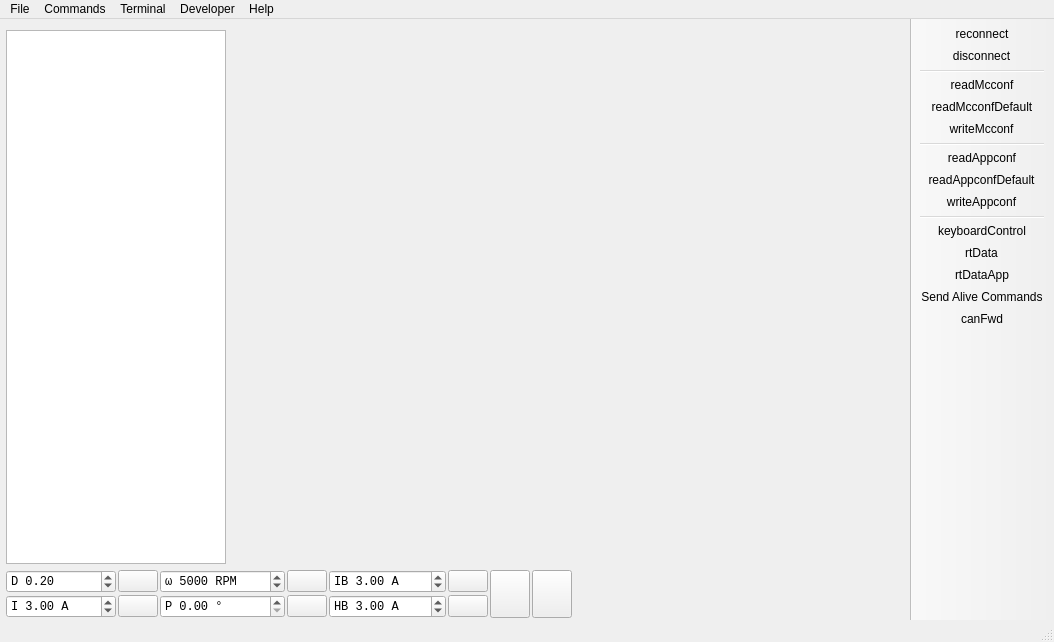
<?xml version="1.0" encoding="UTF-8"?>
<ui version="4.0">
 <class>MainWindow</class>
 <widget class="QMainWindow" name="MainWindow">
  <property name="geometry">
   <rect>
    <x>0</x>
    <y>0</y>
    <width>1054</width>
    <height>642</height>
   </rect>
  </property>
  <property name="windowTitle">
   <string>ESC Tool</string>
  </property>
  <widget class="QWidget" name="centralWidget">
   <layout class="QVBoxLayout" name="verticalLayout" stretch="1,0">
    <property name="leftMargin">
     <number>6</number>
    </property>
    <property name="bottomMargin">
     <number>2</number>
    </property>
    <item>
     <layout class="QHBoxLayout" name="horizontalLayout" stretch="0,1">
      <item>
       <layout class="QVBoxLayout" name="verticalLayout_2">
        <item>
         <widget class="QListWidget" name="pageList">
          <property name="minimumSize">
           <size>
            <width>220</width>
            <height>0</height>
           </size>
          </property>
          <property name="maximumSize">
           <size>
            <width>220</width>
            <height>16777215</height>
           </size>
          </property>
          <property name="editTriggers">
           <set>QAbstractItemView::NoEditTriggers</set>
          </property>
          <property name="selectionBehavior">
           <enum>QAbstractItemView::SelectRows</enum>
          </property>
         </widget>
        </item>
       </layout>
      </item>
      <item>
       <widget class="QStackedWidget" name="pageWidget">
        <property name="currentIndex">
         <number>-1</number>
        </property>
       </widget>
      </item>
     </layout>
    </item>
    <item>
     <layout class="QGridLayout" name="gridLayout_3">
      <property name="spacing">
       <number>2</number>
      </property>
      <item row="1" column="8">
       <widget class="DisplayBar" name="dispCurrent" native="true">
        <property name="sizePolicy">
         <sizepolicy hsizetype="MinimumExpanding" vsizetype="Preferred">
          <horstretch>0</horstretch>
          <verstretch>0</verstretch>
         </sizepolicy>
        </property>
        <property name="minimumSize">
         <size>
          <width>150</width>
          <height>0</height>
         </size>
        </property>
       </widget>
      </item>
      <item row="0" column="8">
       <widget class="DisplayBar" name="dispDuty" native="true">
        <property name="sizePolicy">
         <sizepolicy hsizetype="MinimumExpanding" vsizetype="Preferred">
          <horstretch>0</horstretch>
          <verstretch>0</verstretch>
         </sizepolicy>
        </property>
        <property name="minimumSize">
         <size>
          <width>150</width>
          <height>0</height>
         </size>
        </property>
       </widget>
      </item>
      <item row="0" column="6" rowspan="2">
       <widget class="QPushButton" name="fullBrakeButton">
        <property name="sizePolicy">
         <sizepolicy hsizetype="Fixed" vsizetype="MinimumExpanding">
          <horstretch>0</horstretch>
          <verstretch>0</verstretch>
         </sizepolicy>
        </property>
        <property name="toolTip">
         <string>Full brake</string>
        </property>
        <property name="text">
         <string/>
        </property>
        <property name="icon">
         <iconset resource="res.qrc">
          <normaloff>:/res/icons/Anchor-96.png</normaloff>:/res/icons/Anchor-96.png</iconset>
        </property>
        <property name="iconSize">
         <size>
          <width>40</width>
          <height>40</height>
         </size>
        </property>
        <property name="autoDefault">
         <bool>false</bool>
        </property>
        <property name="default">
         <bool>false</bool>
        </property>
        <property name="flat">
         <bool>false</bool>
        </property>
       </widget>
      </item>
      <item row="1" column="4">
       <widget class="QDoubleSpinBox" name="handbrakeBox">
        <property name="font">
         <font>
          <family>Monospace</family>
         </font>
        </property>
        <property name="toolTip">
         <string>Handbrake current</string>
        </property>
        <property name="prefix">
         <string>HB </string>
        </property>
        <property name="suffix">
         <string> A</string>
        </property>
        <property name="minimum">
         <double>-500.000000000000000</double>
        </property>
        <property name="maximum">
         <double>500.000000000000000</double>
        </property>
        <property name="singleStep">
         <double>0.500000000000000</double>
        </property>
        <property name="value">
         <double>3.000000000000000</double>
        </property>
       </widget>
      </item>
      <item row="1" column="5">
       <widget class="QPushButton" name="handbrakeButton">
        <property name="toolTip">
         <string>Handbrake current</string>
        </property>
        <property name="text">
         <string/>
        </property>
        <property name="icon">
         <iconset resource="res.qrc">
          <normaloff>:/res/icons/Brake Warning-96.png</normaloff>:/res/icons/Brake Warning-96.png</iconset>
        </property>
       </widget>
      </item>
      <item row="1" column="0">
       <widget class="QDoubleSpinBox" name="currentBox">
        <property name="font">
         <font>
          <family>Monospace</family>
         </font>
        </property>
        <property name="toolTip">
         <string>Current</string>
        </property>
        <property name="frame">
         <bool>true</bool>
        </property>
        <property name="prefix">
         <string>I </string>
        </property>
        <property name="suffix">
         <string> A</string>
        </property>
        <property name="minimum">
         <double>-500.000000000000000</double>
        </property>
        <property name="maximum">
         <double>500.000000000000000</double>
        </property>
        <property name="singleStep">
         <double>0.500000000000000</double>
        </property>
        <property name="value">
         <double>3.000000000000000</double>
        </property>
       </widget>
      </item>
      <item row="0" column="2">
       <widget class="QDoubleSpinBox" name="speedBox">
        <property name="font">
         <font>
          <family>Monospace</family>
         </font>
        </property>
        <property name="toolTip">
         <string>Speed</string>
        </property>
        <property name="prefix">
         <string>ω </string>
        </property>
        <property name="suffix">
         <string> RPM</string>
        </property>
        <property name="decimals">
         <number>0</number>
        </property>
        <property name="minimum">
         <double>-400000.000000000000000</double>
        </property>
        <property name="maximum">
         <double>400000.000000000000000</double>
        </property>
        <property name="singleStep">
         <double>100.000000000000000</double>
        </property>
        <property name="value">
         <double>5000.000000000000000</double>
        </property>
       </widget>
      </item>
      <item row="0" column="1">
       <widget class="QPushButton" name="dutyButton">
        <property name="toolTip">
         <string>Duty cycle</string>
        </property>
        <property name="text">
         <string/>
        </property>
        <property name="icon">
         <iconset resource="res.qrc">
          <normaloff>:/res/icons/Circled Play-96.png</normaloff>:/res/icons/Circled Play-96.png</iconset>
        </property>
        <property name="flat">
         <bool>false</bool>
        </property>
       </widget>
      </item>
      <item row="1" column="2">
       <widget class="QDoubleSpinBox" name="posBox">
        <property name="font">
         <font>
          <family>Monospace</family>
         </font>
        </property>
        <property name="toolTip">
         <string>Position</string>
        </property>
        <property name="prefix">
         <string>P </string>
        </property>
        <property name="suffix">
         <string> °</string>
        </property>
        <property name="maximum">
         <double>360.000000000000000</double>
        </property>
        <property name="singleStep">
         <double>10.000000000000000</double>
        </property>
        <property name="value">
         <double>0.000000000000000</double>
        </property>
       </widget>
      </item>
      <item row="1" column="3">
       <widget class="QPushButton" name="posButton">
        <property name="toolTip">
         <string>Position</string>
        </property>
        <property name="text">
         <string/>
        </property>
        <property name="icon">
         <iconset resource="res.qrc">
          <normaloff>:/res/icons/Circled Play-96.png</normaloff>:/res/icons/Circled Play-96.png</iconset>
        </property>
       </widget>
      </item>
      <item row="0" column="7" rowspan="2">
       <widget class="QPushButton" name="stopButton">
        <property name="sizePolicy">
         <sizepolicy hsizetype="Fixed" vsizetype="MinimumExpanding">
          <horstretch>0</horstretch>
          <verstretch>0</verstretch>
         </sizepolicy>
        </property>
        <property name="toolTip">
         <string>Switch off</string>
        </property>
        <property name="text">
         <string/>
        </property>
        <property name="icon">
         <iconset resource="res.qrc">
          <normaloff>:/res/icons/Stop Sign-96.png</normaloff>:/res/icons/Stop Sign-96.png</iconset>
        </property>
        <property name="iconSize">
         <size>
          <width>40</width>
          <height>40</height>
         </size>
        </property>
        <property name="shortcut">
         <string>Esc</string>
        </property>
       </widget>
      </item>
      <item row="0" column="3">
       <widget class="QPushButton" name="speedButton">
        <property name="toolTip">
         <string>Speed</string>
        </property>
        <property name="text">
         <string/>
        </property>
        <property name="icon">
         <iconset resource="res.qrc">
          <normaloff>:/res/icons/Circled Play-96.png</normaloff>:/res/icons/Circled Play-96.png</iconset>
        </property>
       </widget>
      </item>
      <item row="1" column="1">
       <widget class="QPushButton" name="currentButton">
        <property name="toolTip">
         <string>Current</string>
        </property>
        <property name="text">
         <string/>
        </property>
        <property name="icon">
         <iconset resource="res.qrc">
          <normaloff>:/res/icons/Circled Play-96.png</normaloff>:/res/icons/Circled Play-96.png</iconset>
        </property>
       </widget>
      </item>
      <item row="0" column="4">
       <widget class="QDoubleSpinBox" name="brakeCurrentBox">
        <property name="font">
         <font>
          <family>Monospace</family>
         </font>
        </property>
        <property name="toolTip">
         <string>Brake current</string>
        </property>
        <property name="prefix">
         <string>IB </string>
        </property>
        <property name="suffix">
         <string> A</string>
        </property>
        <property name="minimum">
         <double>-500.000000000000000</double>
        </property>
        <property name="maximum">
         <double>500.000000000000000</double>
        </property>
        <property name="singleStep">
         <double>0.500000000000000</double>
        </property>
        <property name="value">
         <double>3.000000000000000</double>
        </property>
       </widget>
      </item>
      <item row="0" column="5">
       <widget class="QPushButton" name="brakeCurrentButton">
        <property name="toolTip">
         <string>Brake current</string>
        </property>
        <property name="text">
         <string/>
        </property>
        <property name="icon">
         <iconset resource="res.qrc">
          <normaloff>:/res/icons/Brake Warning-96.png</normaloff>:/res/icons/Brake Warning-96.png</iconset>
        </property>
       </widget>
      </item>
      <item row="0" column="0">
       <widget class="QDoubleSpinBox" name="dutyBox">
        <property name="font">
         <font>
          <family>Monospace</family>
         </font>
        </property>
        <property name="toolTip">
         <string>Duty cycle</string>
        </property>
        <property name="wrapping">
         <bool>false</bool>
        </property>
        <property name="frame">
         <bool>true</bool>
        </property>
        <property name="prefix">
         <string>D </string>
        </property>
        <property name="minimum">
         <double>-1.000000000000000</double>
        </property>
        <property name="maximum">
         <double>1.000000000000000</double>
        </property>
        <property name="singleStep">
         <double>0.010000000000000</double>
        </property>
        <property name="value">
         <double>0.200000000000000</double>
        </property>
       </widget>
      </item>
     </layout>
    </item>
   </layout>
  </widget>
  <widget class="QMenuBar" name="menuBar">
   <property name="geometry">
    <rect>
     <x>0</x>
     <y>0</y>
     <width>1054</width>
     <height>22</height>
    </rect>
   </property>
   <widget class="QMenu" name="menuFile">
    <property name="title">
     <string>File</string>
    </property>
    <addaction name="actionSaveMotorConfXml"/>
    <addaction name="actionLoadMotorConfXml"/>
    <addaction name="separator"/>
    <addaction name="actionSaveAppconfXml"/>
    <addaction name="actionLoadAppconfXml"/>
    <addaction name="separator"/>
    <addaction name="actionSaveMotorConfigurationHeader"/>
    <addaction name="actionSaveMotorConfigurationHeaderWrap"/>
    <addaction name="separator"/>
    <addaction name="actionSaveAppConfigurationHeader"/>
    <addaction name="actionSaveAppConfigurationHeaderWrap"/>
    <addaction name="separator"/>
    <addaction name="actionExit"/>
   </widget>
   <widget class="QMenu" name="menuHelp">
    <property name="title">
     <string>Help</string>
    </property>
    <addaction name="actionMotorSetupWizard"/>
    <addaction name="actionAppSetupWizard"/>
    <addaction name="separator"/>
    <addaction name="actionESCToolChangelog"/>
    <addaction name="actionFirmwareChangelog"/>
    <addaction name="separator"/>
    <addaction name="actionAbout"/>
    <addaction name="actionLibrariesUsed"/>
    <addaction name="actionAboutQt"/>
    <addaction name="separator"/>
    <addaction name="actionSafetyInformation"/>
    <addaction name="actionWarrantyStatement"/>
    <addaction name="actionLicense"/>
   </widget>
   <widget class="QMenu" name="menuTools">
    <property name="title">
     <string>Developer</string>
    </property>
    <addaction name="actionParameterEditorMcconf"/>
    <addaction name="actionParameterEditorAppconf"/>
    <addaction name="actionParameterEditorInfo"/>
   </widget>
   <widget class="QMenu" name="menuTerminal">
    <property name="title">
     <string>Terminal</string>
    </property>
    <addaction name="actionTerminalShowHelp"/>
    <addaction name="actionTerminalPrintFaults"/>
    <addaction name="actionTerminalPrintThreads"/>
    <addaction name="separator"/>
    <addaction name="actionTerminalDRV8301ResetLatchedFaults"/>
    <addaction name="separator"/>
    <addaction name="actionTerminalClear"/>
   </widget>
   <widget class="QMenu" name="menuCommands">
    <property name="title">
     <string>Commands</string>
    </property>
    <addaction name="actionReboot"/>
   </widget>
   <addaction name="menuFile"/>
   <addaction name="menuCommands"/>
   <addaction name="menuTerminal"/>
   <addaction name="menuTools"/>
   <addaction name="menuHelp"/>
  </widget>
  <widget class="QToolBar" name="mainToolBar">
   <property name="movable">
    <bool>false</bool>
   </property>
   <property name="iconSize">
    <size>
     <width>24</width>
     <height>24</height>
    </size>
   </property>
   <property name="toolButtonStyle">
    <enum>Qt::ToolButtonIconOnly</enum>
   </property>
   <property name="floatable">
    <bool>false</bool>
   </property>
   <attribute name="toolBarArea">
    <enum>RightToolBarArea</enum>
   </attribute>
   <attribute name="toolBarBreak">
    <bool>false</bool>
   </attribute>
   <addaction name="actionReconnect"/>
   <addaction name="actionDisconnect"/>
   <addaction name="separator"/>
   <addaction name="actionReadMcconf"/>
   <addaction name="actionReadMcconfDefault"/>
   <addaction name="actionWriteMcconf"/>
   <addaction name="separator"/>
   <addaction name="actionReadAppconf"/>
   <addaction name="actionReadAppconfDefault"/>
   <addaction name="actionWriteAppconf"/>
   <addaction name="separator"/>
   <addaction name="actionKeyboardControl"/>
   <addaction name="actionRtData"/>
   <addaction name="actionRtDataApp"/>
   <addaction name="actionSendAlive"/>
   <addaction name="actionCanFwd"/>
  </widget>
  <widget class="QStatusBar" name="statusBar"/>
  <action name="actionReadMcconf">
   <property name="icon">
    <iconset resource="res.qrc">
     <normaloff>:/res/icons/motor_up.png</normaloff>:/res/icons/motor_up.png</iconset>
   </property>
   <property name="text">
    <string>readMcconf</string>
   </property>
   <property name="toolTip">
    <string>Read motor Configuration</string>
   </property>
  </action>
  <action name="actionReadMcconfDefault">
   <property name="icon">
    <iconset resource="res.qrc">
     <normaloff>:/res/icons/motor_default.png</normaloff>:/res/icons/motor_default.png</iconset>
   </property>
   <property name="text">
    <string>readMcconfDefault</string>
   </property>
   <property name="toolTip">
    <string>Read default motor configuration</string>
   </property>
  </action>
  <action name="actionWriteMcconf">
   <property name="icon">
    <iconset resource="res.qrc">
     <normaloff>:/res/icons/motor_down.png</normaloff>:/res/icons/motor_down.png</iconset>
   </property>
   <property name="text">
    <string>writeMcconf</string>
   </property>
   <property name="toolTip">
    <string>Write motor configuration</string>
   </property>
  </action>
  <action name="actionSaveMotorConfXml">
   <property name="icon">
    <iconset resource="res.qrc">
     <normaloff>:/res/icons/Save as-96.png</normaloff>:/res/icons/Save as-96.png</iconset>
   </property>
   <property name="text">
    <string>Save Motor Configuration XML as...</string>
   </property>
  </action>
  <action name="actionLoadMotorConfXml">
   <property name="icon">
    <iconset resource="res.qrc">
     <normaloff>:/res/icons/Open Folder-96.png</normaloff>:/res/icons/Open Folder-96.png</iconset>
   </property>
   <property name="text">
    <string>Load Motor Configuration XML</string>
   </property>
  </action>
  <action name="actionDisconnect">
   <property name="icon">
    <iconset resource="res.qrc">
     <normaloff>:/res/icons/Disconnected-96.png</normaloff>:/res/icons/Disconnected-96.png</iconset>
   </property>
   <property name="text">
    <string>disconnect</string>
   </property>
   <property name="toolTip">
    <string>Disconnect</string>
   </property>
  </action>
  <action name="actionReboot">
   <property name="icon">
    <iconset resource="res.qrc">
     <normaloff>:/res/icons/Restart-96.png</normaloff>:/res/icons/Restart-96.png</iconset>
   </property>
   <property name="text">
    <string>Reboot</string>
   </property>
   <property name="toolTip">
    <string>Reboot</string>
   </property>
  </action>
  <action name="actionCanFwd">
   <property name="checkable">
    <bool>true</bool>
   </property>
   <property name="icon">
    <iconset resource="res.qrc">
     <normaloff>:/res/icons/can_off.png</normaloff>
     <normalon>:/res/icons/can_on.png</normalon>:/res/icons/can_off.png</iconset>
   </property>
   <property name="text">
    <string>canFwd</string>
   </property>
   <property name="toolTip">
    <string>Forward communication over CAN-bus</string>
   </property>
  </action>
  <action name="actionReconnect">
   <property name="icon">
    <iconset resource="res.qrc">
     <normaloff>:/res/icons/Connected-96.png</normaloff>:/res/icons/Connected-96.png</iconset>
   </property>
   <property name="text">
    <string>reconnect</string>
   </property>
   <property name="toolTip">
    <string>Reconnect last connection</string>
   </property>
  </action>
  <action name="actionRtData">
   <property name="checkable">
    <bool>true</bool>
   </property>
   <property name="icon">
    <iconset resource="res.qrc">
     <normaloff>:/res/icons/rt_off.png</normaloff>
     <normalon>:/res/icons/rt_on.png</normalon>:/res/icons/rt_off.png</iconset>
   </property>
   <property name="text">
    <string>rtData</string>
   </property>
   <property name="toolTip">
    <string>Stream realtime data</string>
   </property>
  </action>
  <action name="actionReadAppconf">
   <property name="icon">
    <iconset resource="res.qrc">
     <normaloff>:/res/icons/app_up.png</normaloff>:/res/icons/app_up.png</iconset>
   </property>
   <property name="text">
    <string>readAppconf</string>
   </property>
   <property name="toolTip">
    <string>Read app configuration</string>
   </property>
  </action>
  <action name="actionReadAppconfDefault">
   <property name="icon">
    <iconset resource="res.qrc">
     <normaloff>:/res/icons/app_default.png</normaloff>:/res/icons/app_default.png</iconset>
   </property>
   <property name="text">
    <string>readAppconfDefault</string>
   </property>
   <property name="toolTip">
    <string>Read default app configuration</string>
   </property>
  </action>
  <action name="actionWriteAppconf">
   <property name="icon">
    <iconset resource="res.qrc">
     <normaloff>:/res/icons/app_down.png</normaloff>:/res/icons/app_down.png</iconset>
   </property>
   <property name="text">
    <string>writeAppconf</string>
   </property>
   <property name="toolTip">
    <string>Write app configuration</string>
   </property>
  </action>
  <action name="actionSaveAppconfXml">
   <property name="icon">
    <iconset resource="res.qrc">
     <normaloff>:/res/icons/Save as-96.png</normaloff>:/res/icons/Save as-96.png</iconset>
   </property>
   <property name="text">
    <string>Save App Configuration XML as...</string>
   </property>
  </action>
  <action name="actionLoadAppconfXml">
   <property name="icon">
    <iconset resource="res.qrc">
     <normaloff>:/res/icons/Open Folder-96.png</normaloff>:/res/icons/Open Folder-96.png</iconset>
   </property>
   <property name="text">
    <string>Load App Configuration XML</string>
   </property>
  </action>
  <action name="actionExit">
   <property name="icon">
    <iconset resource="res.qrc">
     <normaloff>:/res/icons/Shutdown-96.png</normaloff>:/res/icons/Shutdown-96.png</iconset>
   </property>
   <property name="text">
    <string>Exit</string>
   </property>
  </action>
  <action name="actionAbout">
   <property name="icon">
    <iconset resource="res.qrc">
     <normaloff>:/res/icons/About-96.png</normaloff>:/res/icons/About-96.png</iconset>
   </property>
   <property name="text">
    <string>About ESC Tool</string>
   </property>
  </action>
  <action name="actionKeyboardControl">
   <property name="checkable">
    <bool>true</bool>
   </property>
   <property name="icon">
    <iconset resource="res.qrc">
     <normaloff>:/res/icons/keys_off.png</normaloff>
     <normalon>:/res/icons/keys_on.png</normalon>:/res/icons/keys_off.png</iconset>
   </property>
   <property name="text">
    <string>keyboardControl</string>
   </property>
   <property name="toolTip">
    <string>Use arrow keys to control motor</string>
   </property>
  </action>
  <action name="actionParameterEditorMcconf">
   <property name="icon">
    <iconset resource="res.qrc">
     <normaloff>:/res/icons/Horizontal Settings Mixer-96.png</normaloff>:/res/icons/Horizontal Settings Mixer-96.png</iconset>
   </property>
   <property name="text">
    <string>Parameter Editor Mcconf</string>
   </property>
  </action>
  <action name="actionParameterEditorAppconf">
   <property name="icon">
    <iconset resource="res.qrc">
     <normaloff>:/res/icons/Horizontal Settings Mixer-96.png</normaloff>:/res/icons/Horizontal Settings Mixer-96.png</iconset>
   </property>
   <property name="text">
    <string>Parameter Editor Appconf</string>
   </property>
  </action>
  <action name="actionSaveAppConfigurationHeader">
   <property name="icon">
    <iconset resource="res.qrc">
     <normaloff>:/res/icons/Save as-96.png</normaloff>:/res/icons/Save as-96.png</iconset>
   </property>
   <property name="text">
    <string>Save App Configuration C Header as...</string>
   </property>
  </action>
  <action name="actionSaveMotorConfigurationHeader">
   <property name="icon">
    <iconset resource="res.qrc">
     <normaloff>:/res/icons/Save as-96.png</normaloff>:/res/icons/Save as-96.png</iconset>
   </property>
   <property name="text">
    <string>Save Motor Configuration C Header as...</string>
   </property>
  </action>
  <action name="actionSaveAppConfigurationHeaderWrap">
   <property name="icon">
    <iconset resource="res.qrc">
     <normaloff>:/res/icons/Save as-96.png</normaloff>:/res/icons/Save as-96.png</iconset>
   </property>
   <property name="text">
    <string>Save App Configuration C Header (ifdef wrapped) as...</string>
   </property>
  </action>
  <action name="actionSaveMotorConfigurationHeaderWrap">
   <property name="icon">
    <iconset resource="res.qrc">
     <normaloff>:/res/icons/Save as-96.png</normaloff>:/res/icons/Save as-96.png</iconset>
   </property>
   <property name="text">
    <string>Save Motor Configuration C Header (ifdef wrapped) as...</string>
   </property>
  </action>
  <action name="actionRtDataApp">
   <property name="checkable">
    <bool>true</bool>
   </property>
   <property name="icon">
    <iconset resource="res.qrc">
     <normaloff>:/res/icons/rt_app_off.png</normaloff>
     <normalon>:/res/icons/rt_app_on.png</normalon>:/res/icons/rt_app_off.png</iconset>
   </property>
   <property name="text">
    <string>rtDataApp</string>
   </property>
   <property name="toolTip">
    <string>Stream realtime app data</string>
   </property>
  </action>
  <action name="actionTerminalPrintFaults">
   <property name="icon">
    <iconset resource="res.qrc">
     <normaloff>:/res/icons/Console-96.png</normaloff>:/res/icons/Console-96.png</iconset>
   </property>
   <property name="text">
    <string>Print Faults</string>
   </property>
   <property name="toolTip">
    <string>Print Faults</string>
   </property>
  </action>
  <action name="actionTerminalShowHelp">
   <property name="icon">
    <iconset resource="res.qrc">
     <normaloff>:/res/icons/Help-96.png</normaloff>:/res/icons/Help-96.png</iconset>
   </property>
   <property name="text">
    <string>Show Help</string>
   </property>
  </action>
  <action name="actionTerminalClear">
   <property name="icon">
    <iconset resource="res.qrc">
     <normaloff>:/res/icons/Delete-96.png</normaloff>:/res/icons/Delete-96.png</iconset>
   </property>
   <property name="text">
    <string>Clear Terminal</string>
   </property>
  </action>
  <action name="actionTerminalPrintThreads">
   <property name="icon">
    <iconset resource="res.qrc">
     <normaloff>:/res/icons/Electronics-96.png</normaloff>:/res/icons/Electronics-96.png</iconset>
   </property>
   <property name="text">
    <string>Print Threads</string>
   </property>
   <property name="toolTip">
    <string>Print Threads</string>
   </property>
  </action>
  <action name="actionSendAlive">
   <property name="checkable">
    <bool>true</bool>
   </property>
   <property name="icon">
    <iconset resource="res.qrc">
     <normaloff>:/res/icons/alive_off.png</normaloff>
     <normalon>:/res/icons/alive_on.png</normalon>:/res/icons/alive_off.png</iconset>
   </property>
   <property name="text">
    <string>Send Alive Commands</string>
   </property>
   <property name="toolTip">
    <string>Send alive packets periodically to prevent timeout</string>
   </property>
  </action>
  <action name="actionLibrariesUsed">
   <property name="icon">
    <iconset resource="res.qrc">
     <normaloff>:/res/icons/About-96.png</normaloff>:/res/icons/About-96.png</iconset>
   </property>
   <property name="text">
    <string>About Libraries Used</string>
   </property>
  </action>
  <action name="actionMotorSetupWizard">
   <property name="icon">
    <iconset resource="res.qrc">
     <normaloff>:/res/icons/Wizard-96.png</normaloff>:/res/icons/Wizard-96.png</iconset>
   </property>
   <property name="text">
    <string>Motor Setup Wizard [MOTOR]</string>
   </property>
   <property name="toolTip">
    <string>Start the Motor Setup Wizard</string>
   </property>
  </action>
  <action name="actionAppSetupWizard">
   <property name="icon">
    <iconset resource="res.qrc">
     <normaloff>:/res/icons/Wizard-96.png</normaloff>:/res/icons/Wizard-96.png</iconset>
   </property>
   <property name="text">
    <string>Input Setup Wizard [APP]</string>
   </property>
   <property name="toolTip">
    <string>Start the App Setup Wizard</string>
   </property>
  </action>
  <action name="actionAboutQt">
   <property name="icon">
    <iconset resource="res.qrc">
     <normaloff>:/res/icons/About-96.png</normaloff>:/res/icons/About-96.png</iconset>
   </property>
   <property name="text">
    <string>About Qt</string>
   </property>
   <property name="toolTip">
    <string>Show the Qt library's About box</string>
   </property>
  </action>
  <action name="actionParameterEditorInfo">
   <property name="icon">
    <iconset resource="res.qrc">
     <normaloff>:/res/icons/Horizontal Settings Mixer-96.png</normaloff>:/res/icons/Horizontal Settings Mixer-96.png</iconset>
   </property>
   <property name="text">
    <string>Parameter Editor Info</string>
   </property>
  </action>
  <action name="actionSafetyInformation">
   <property name="icon">
    <iconset resource="res.qrc">
     <normaloff>:/res/icons/About-96.png</normaloff>:/res/icons/About-96.png</iconset>
   </property>
   <property name="text">
    <string>Safety Information</string>
   </property>
  </action>
  <action name="actionWarrantyStatement">
   <property name="icon">
    <iconset resource="res.qrc">
     <normaloff>:/res/icons/About-96.png</normaloff>:/res/icons/About-96.png</iconset>
   </property>
   <property name="text">
    <string>Limited Warranty Statement</string>
   </property>
   <property name="toolTip">
    <string>Limited Warranty Statement</string>
   </property>
  </action>
  <action name="actionVESCToolChangelog">
   <property name="icon">
    <iconset resource="res.qrc">
     <normaloff>:/res/icons/About-96.png</normaloff>:/res/icons/About-96.png</iconset>
   </property>
   <property name="text">
    <string>ESC Tool Changelog</string>
   </property>
  </action>
  <action name="actionTerminalDRV8301ResetLatchedFaults">
   <property name="icon">
    <iconset resource="res.qrc">
     <normaloff>:/res/icons/Bug-96.png</normaloff>:/res/icons/Bug-96.png</iconset>
   </property>
   <property name="text">
    <string>DRV8301 Reset Latched Faults</string>
   </property>
  </action>
  <action name="actionFirmwareChangelog">
   <property name="icon">
    <iconset resource="res.qrc">
     <normaloff>:/res/icons/About-96.png</normaloff>:/res/icons/About-96.png</iconset>
   </property>
   <property name="text">
    <string>Firmware Changelog</string>
   </property>
  </action>
  <action name="actionLicense">
   <property name="icon">
    <iconset resource="res.qrc">
     <normaloff>:/res/icons/About-96.png</normaloff>:/res/icons/About-96.png</iconset>
   </property>
   <property name="text">
    <string>License</string>
   </property>
  </action>
 </widget>
 <layoutdefault spacing="6" margin="11"/>
 <customwidgets>
  <customwidget>
   <class>DisplayBar</class>
   <extends>QWidget</extends>
   <header>widgets/displaybar.h</header>
   <container>1</container>
  </customwidget>
 </customwidgets>
 <resources>
  <include location="res.qrc"/>
  <include location="res_neutral.qrc"/>
 </resources>
 <connections/>
</ui>
